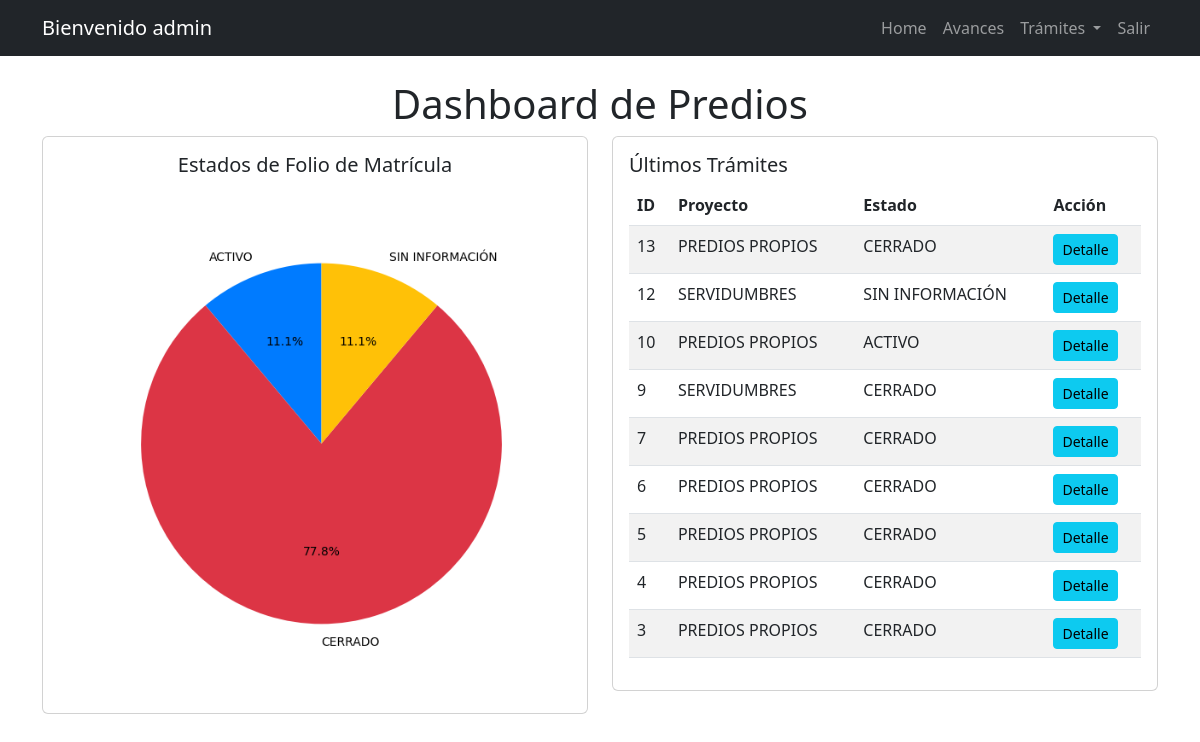
The page /dashboard/ (signed in) on the database its author committed.
### task/models.py (models this page shows, shortened)
class Predio(models.Model):
    id = models.AutoField(primary_key=True)
    PROYECTO_CHOICES = [('PREDIOS PROPIOS', 'PREDIOS PROPIOS'), ('SERVIDUMBRES', 'SERVIDUMBRES')]
    VIGENCIA_CHOICES = [('2023', '2023'), ('2024', '2024'), ('2025', '2025')]
    GERENCIA_CHOICES = [('VAO', 'VAO'), ('GPA', 'GPA'), ('VRC', 'VRC'), ('GCT', 'GCT'), ('GMA', 'GMA'), ('GRI', 'GRI'), ('GTA', 'GTA'), ('VRO', 'VRO'), ('GCH', 'GCH'), ('GDA', 'GDA'), ('GDT', 'GDT'), ('VPI', 'VPI'), ('VFS', 'VFS')]
    CATEGORIA_PREDIO_FMI_CHOICES = [('COLINDANTE', 'COLINDANTE'), ('FOLIO ESTUDIO', 'FOLIO ESTUDIO'), ('MATRIZ', 'MATRIZ'), ('MATRIZ_COLINDANTE', 'MATRIZ_COLINDANTE'), ('PROPIO', 'PROPIO'), ('SEGREGADO', 'SEGREGADO'), ('SIN INFORMACIÓN', 'SIN INFORMACIÓN')]
    ESTADO_FOLIO_CHOICES = [('ACTIVO', 'ACTIVO'), ('CERRADO', 'CERRADO'), ('SIN INFORMACIÓN', 'SIN INFORMACIÓN')]
    CATEGORIA_FMI_CHOICES = [('ADICIONALES', 'ADICIONALES'), ('COMPLEMENTACIÓN', 'COMPLEMENTACIÓN'), ('SIN INFORMACIÓN', 'SIN INFORMACIÓN'), ('TRADICIÓN', 'TRADICIÓN')]
    TIPO_DOCUMENTAL_CHOICES = [('ACTA', 'ACTA'), ('ACTO ADMINISTRATIVO', 'ACTO ADMINISTRATIVO'), ('AUTO', 'AUTO'), ('CERTIFICADO', 'CERTIFICADO'), ('DECLARACIÓN', 'DECLARACIÓN'), ('DECRETO', 'DECRETO'), ('DEMANDA', 'DEMANDA'), ('DOCUMENTO', 'DOCUMENTO'), ('ESCRITURA', 'ESCRITURA'), ('EXPEDIENTE', 'EXPEDIENTE'), ('RESOLUCIÓN', 'RESOLUCIÓN'), ('SENTENCIA', 'SENTENCIA')]
    ESTADO_CHOICES = [('CARGADO A OTRO PREDIO', 'CARGADO A OTRO PREDIO'), ('CARGADO EN EL PREDIO', 'CARGADO EN EL PREDIO'), ('CARGADO EN SHAREPOINT', 'CARGADO EN SHAREPOINT'), ('NO ENCONTRADO', 'NO ENCONTRADO'), ('NO REQUIERE', 'NO REQUIERE'), ('PENDIENTE VERIFICAR', 'PENDIENTE VERIFICAR'), ('SERVIDOR INGICAT', 'SERVIDOR INGICAT')]
    ESTADO_COMPRA_CHOICES = [('ADQUIRIDO', 'ADQUIRIDO'), ('NO REQUIERE', 'NO REQUIERE'), ('PENDIENTE POR SOLICITAR', 'PENDIENTE POR SOLICITAR'), ('PENDIENTE VERIFICAR', 'PENDIENTE VERIFICAR'), ('SOLICITADO', 'SOLICITADO')]
    SUB_ESTADO_COMPRA_CHOICES = [('ADQUIRIDO PREDIO PROPIOS', 'ADQUIRIDO PREDIO PROPIOS'), ('ADQUIRIDO SERVIDUMBRES', 'ADQUIRIDO SERVIDUMBRES'), ('ERROR REGISTRAL', 'ERROR REGISTRAL'), ('NO APLICA', 'NO APLICA'), ('SOLICITADO / CERTIFICADO NO EXISTE', 'SOLICITADO / CERTIFICADO NO EXISTE'), ('SOLICITADO PREDIO PROPIOS', 'SOLICITADO PREDIO PROPIOS'), ('SOLICITADO SERVIDUMBRES', 'SOLICITADO SERVIDUMBRES')]
    ENVIO_OPEN_TEXT_CHOICES = [('NO', 'NO'), ('NO APLICA', 'NO APLICA'), ('NO REQUIERE', 'NO REQUIERE'), ('PENDIENTE', 'PENDIENTE'), ('SI', 'SI'), ('YA ESTA', 'YA ESTA')]
    ACCION_TECNICA_CHOICES = [('ALIMENTAR EXPEDIENTE PREDIAL', 'ALIMENTAR EXPEDIENTE PREDIAL'), ('ALIMENTAR PREDIO GESTIÓN', 'ALIMENTAR PREDIO GESTIÓN'), ('ALIMENTAR PREDIO MATRIZ', 'ALIMENTAR PREDIO MATRIZ'), ('CARPETA CERO', 'CARPETA CERO'), ('CREAR EXPEDIENTE', 'CREAR EXPEDIENTE'), ('NO REQUIERE', 'NO REQUIERE')]
    proyecto = models.CharField(max_length=16, choices=PROYECTO_CHOICES)
    vigencia = models.CharField(max_length=4, choices=VIGENCIA_CHOICES)
    gerencia = models.CharField(max_length=4, choices=GERENCIA_CHOICES)
    categoria_predio_fmi = models.CharField(max_length=100, choices=CATEGORIA_PREDIO_FMI_CHOICES)
    estado_folio_matricula = models.CharField(max_length=100, choices=ESTADO_FOLIO_CHOICES)
    categoria_fmi = models.CharField(max_length=50, choices=CATEGORIA_FMI_CHOICES)
    tipo_documental = models.CharField(max_length=50, choices=TIPO_DOCUMENTAL_CHOICES)
    estado = models.CharField(max_length=50, choices=ESTADO_CHOICES)
    estado_compra = models.CharField(max_length=50, choices=ESTADO_COMPRA_CHOICES)
    sub_estado_compra = models.CharField(max_length=50, choices=SUB_ESTADO_COMPRA_CHOICES)
    envio_open_text = models.CharField(max_length=50, choices=ENVIO_OPEN_TEXT_CHOICES)
    accion_tecnica = models.CharField(max_length=50, choices=ACCION_TECNICA_CHOICES)
    fecha_solicitud = models.DateField(null=True , blank=True)
    fecha_respuesta = models.DateField(null=True , blank=True)
    datecompleted = models.DateTimeField(null=True, blank=True)
    es_importante = models.BooleanField(default=False)
    fecha_reiteracion = models.DateField(null=True, blank=True)
    ultima_fecha_acceso = models.DateField(null=True, blank=True)
    campo=models.CharField(max_length=50, null=True , blank=True)
    cod_sig = models.CharField(max_length=30, null=True , blank=True)
    fmi = models.CharField(max_length=10, default="00000")
    ced_catastral = models.CharField(max_length=31, null=True , blank=True)
    nom_predio = models.CharField(max_length=50, default="Sin Informacion")
    documento = models.CharField(max_length=15, null=True , blank=True)
    fecha_documento= models.DateField(null=True , blank=True)
    entidad = models.CharField(max_length=100, null=True , blank=True)
    municipio = models.CharField(max_length=100,null=True , blank=True)
    user = models.ForeignKey(
        settings.AUTH_USER_MODEL,
        on_delete=models.SET_NULL,
        null=True,
        blank=True,
        related_name='predios'
    )
    class Meta:
        ordering = ['-fecha_solicitud']

### task/views.py (the view)
# urls.py: path('dashboard/', views.cliente_dashboard, name='cliente_dashboard'),
def cliente_dashboard(request):
    estado_counts = (
        Predio.objects
        .values('estado_folio_matricula')
        .annotate(total=Count('estado_folio_matricula'))
    )
    labels = [item['estado_folio_matricula'] for item in estado_counts]
    sizes = [item['total'] for item in estado_counts]
    colors = ['#007bff', '#dc3545', '#ffc107', '#28a745', '#6c757d']
    plt.figure(figsize=(6,6))
    plt.pie(sizes, labels=labels, colors=colors, autopct='%1.1f%%', startangle=90)
    plt.axis('equal')  # Para que el gráfico se vea como un círculo
    buffer = io.BytesIO()
    plt.savefig(buffer, format='png')
    buffer.seek(0)
    image_png = buffer.getvalue()
    buffer.close()
    graphic = base64.b64encode(image_png).decode('utf-8')
    ultimos_predios = Predio.objects.all().order_by('-id')[:10]
    context = {
        'ultimos_predios': ultimos_predios,
        'graphic': graphic,
    }
    return render(request, 'dashboard.html', context)

### task/templates/dashboard.html (shortened to what this page needs)
{% extends 'base.html' %}
{% block content %}
<main class="container mt-4">
  <h1 class="text-center">Dashboard de Predios</h1>
  <div class="row">
    <div class="col-md-6">
      <div class="card">
        <div class="card-body text-center">
          <h5 class="card-title">Estados de Folio de Matrícula</h5>
          <img alt="Gráfica de estados" class="img-fluid">
        </div>
      </div>
    </div>
    <div class="col-md-6">
      <div class="card">
        <div class="card-body">
          <h5 class="card-title">Últimos Trámites</h5>
          <table class="table table-striped">
            <thead>
              <tr>
                <th>ID</th>
                <th>Proyecto</th>
                <th>Estado</th>
                <th>Acción</th>
              </tr>
            </thead>
            <tbody>
              {% for predio in ultimos_predios %}
              <tr>
                <td>{{ predio.id }}</td>
                <td>{{ predio.proyecto }}</td>
                <td>{{ predio.estado_folio_matricula }}</td>
                <td>
                  <a href="{% url 'predio_detail' predio.id %}" class="btn btn-info btn-sm">Detalle</a>
                </td>
              </tr>
              {% endfor %}
            </tbody>
          </table>
        </div>
      </div>
    </div>
  </div>
</main>
{% endblock %}

### task/templates/_navbar.html (shortened to what this page needs)
<nav class="navbar navbar-expand-lg navbar-dark bg-dark">
  <div class="container">
    <a class="navbar-brand" href="/">
      {% if user.is_authenticated %}
      Bienvenido {{ user.username }}
      {% else %}
      INGICAT S.A.S
      {% endif %}
    </a>
    <div class="collapse navbar-collapse" id="navbarNav">
      <ul class="navbar-nav ms-auto">
        <li class="nav-item">
          <a href="/" class="nav-link" title="Ir a la Pantalla de Inicio">Home</a>
        </li>
        <li class="nav-item">
          <a href="{% url 'cliente_dashboard' %}" class="nav-link"
            title="Ir al Resúmen de la Gestión Documental">Avances</a>
        </li>
        {% if user.is_authenticated %}
        <li class="nav-item dropdown">
          <a class="nav-link dropdown-toggle" href="#" id="tramitesDropdown" role="button" data-bs-toggle="dropdown"
            aria-expanded="false" title="Trámites">
            Trámites
          </a>
        </li>
        <li class="nav-item">
          <a class="nav-link" href="/logout" title="Salir">Salir</a>
        </li>
        {% else %}
        <li class="nav-item">
          <a href="/signin" class="nav-link" title="Iniciar Sesión">Ingresar</a>
        </li>
        {% endif %}
      </ul>
    </div>
  </div>
</nav>

### rows shown on the page
Predio: id "13", proyecto "PREDIOS PROPIOS", estado_folio_matricula "CERRADO"
Predio: id "12", proyecto "SERVIDUMBRES", estado_folio_matricula "SIN INFORMACIÓN"
Predio: id "10", proyecto "PREDIOS PROPIOS", estado_folio_matricula "ACTIVO"
Predio: id "9", proyecto "SERVIDUMBRES", estado_folio_matricula "CERRADO"
Predio: id "7", proyecto "PREDIOS PROPIOS", estado_folio_matricula "CERRADO"
Predio: id "6", proyecto "PREDIOS PROPIOS", estado_folio_matricula "CERRADO"
Predio: id "5", proyecto "PREDIOS PROPIOS", estado_folio_matricula "CERRADO"
Predio: id "4", proyecto "PREDIOS PROPIOS", estado_folio_matricula "CERRADO"
Predio: id "3", proyecto "PREDIOS PROPIOS", estado_folio_matricula "CERRADO"

### other values the page prints
{{ user.username }} "admin"
